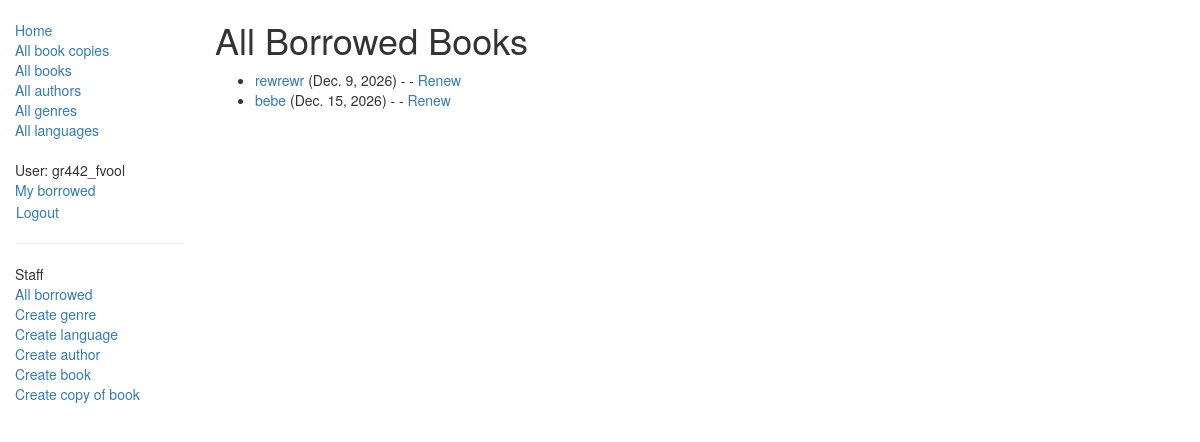
Before: /catalog/borrowed/ (signed in) with the older database file.
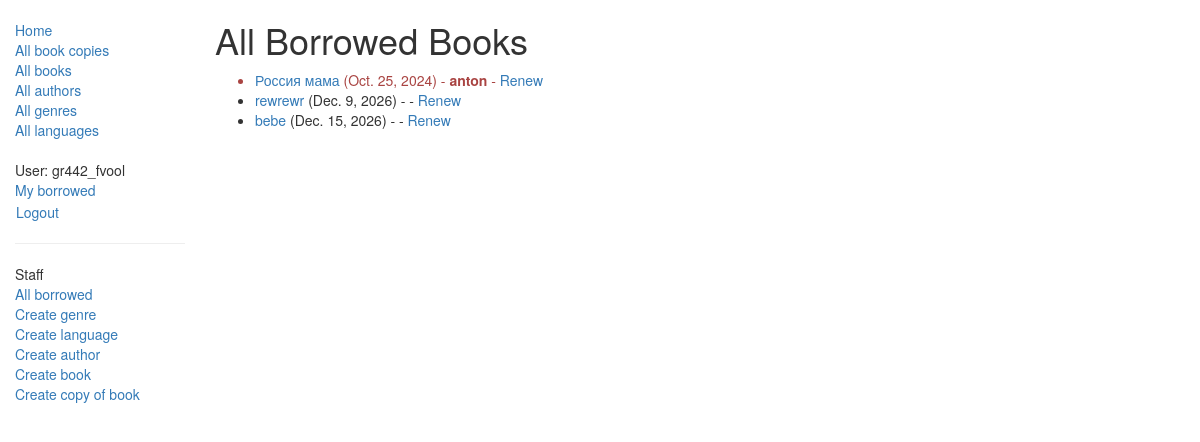
After: the same page with the newer database file.
### catalog/models.py (models this page shows, shortened)
class BookInstance(models.Model):
    id = models.UUIDField(primary_key=True, default=uuid.uuid4,
                          help_text="Unique ID for this particular book across whole library")
    book = models.ForeignKey('Book', on_delete=models.SET_NULL, null=True)
    imprint = models.CharField(max_length=200)
    due_back = models.DateField(null=True, blank=True)
    borrower = models.ForeignKey(User, on_delete=models.SET_NULL, null=True, blank=True)
    class Meta:
        permissions = (("can_mark_returned", "Set book as returned"),)
    @property
    def is_overdue(self):
        if self.due_back and date.today() > self.due_back:
            return True
        return False
    LOAN_STATUS = (
        ('m', 'Maintenance'),
        ('o', 'On loan'),
        ('a', 'Available'),
        ('r', 'Reserved'),
    )
    status = models.CharField(max_length=1, choices=LOAN_STATUS, blank=True, default='m',
                              help_text='Book availability')

class Book(models.Model):
    def display_genre(self):
        return ', '.join([genre.name for genre in self.genre.all()[:3]])
    display_genre.short_description = 'Genre'
    title = models.CharField(max_length=200)
    author = models.ForeignKey('Author', on_delete=models.SET_NULL, null=True)
    summary = models.TextField(max_length=1000, help_text="Enter a brief description of the book")
    isbn = models.CharField('ISBN', max_length=13,
                            help_text='13 Character <a href="https://www.isbn-international.org/content/what-isbn">ISBN number</a>')
    genre = models.ManyToManyField(Genre, help_text="Select a genre for this book")

### catalog/views.py (the view)
# urls.py: path('borrowed/', views.AllBorrowedBooksView.as_view(), name='all-borrowed'),
class AllBorrowedBooksView(PermissionRequiredMixin, generic.ListView):
    model = BookInstance
    template_name = 'catalog/all_borrowed_books.html'
    paginate_by = 10
    permission_required = 'catalog.can_mark_returned'
    def get_queryset(self):
        return BookInstance.objects.filter(status__exact='o').order_by('due_back')

### catalog/templates/catalog/all_borrowed_books.html
{% extends "base_generic.html" %}
{% block content %}
    <h1>All Borrowed Books</h1>
    {% if bookinstance_list %}
    <ul>
      {% for bookinst in bookinstance_list %}
      <li class="{% if bookinst.is_overdue %}text-danger{% endif %}">
        <a href="{% url 'book-detail' bookinst.book.pk %}">{{ bookinst.book.title }}</a>
        ({{ bookinst.due_back }}) - <strong>{{ bookinst.borrower.get_username }}</strong>
        {% if perms.catalog.can_mark_returned %}
            - <a href="{% url 'renew-book-librarian' bookinst.id %}">Renew</a>
        {% endif %}
      </li>
      {% endfor %}
    </ul>
    {% else %}
      <p>There are no books borrowed.</p>
    {% endif %}
{% endblock %}

Changed rows visible on the page:
added BookInstance: book "Россия мама", due_back "Oct. 25, 2024", borrower.get_username "anton"
